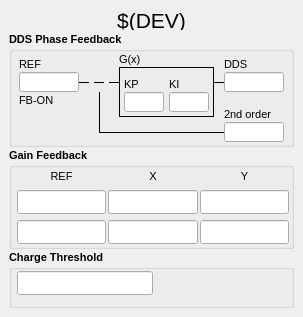
<?xml version="1.0" encoding="UTF-8"?>
<ui version="4.0">
 <class>MainWindow</class>
 <widget class="QMainWindow" name="MainWindow">
  <property name="geometry">
   <rect>
    <x>0</x>
    <y>0</y>
    <width>303</width>
    <height>299</height>
   </rect>
  </property>
  <property name="sizePolicy">
   <sizepolicy hsizetype="Fixed" vsizetype="Fixed">
    <horstretch>0</horstretch>
    <verstretch>0</verstretch>
   </sizepolicy>
  </property>
  <property name="minimumSize">
   <size>
    <width>303</width>
    <height>0</height>
   </size>
  </property>
  <property name="maximumSize">
   <size>
    <width>16777215</width>
    <height>16777215</height>
   </size>
  </property>
  <property name="windowTitle">
   <string>MainWindow</string>
  </property>
  <property name="Title" stdset="0">
   <string>$(DEV)</string>
  </property>
  <widget class="QWidget" name="centralwidget">
   <property name="sizePolicy">
    <sizepolicy hsizetype="Expanding" vsizetype="Expanding">
     <horstretch>0</horstretch>
     <verstretch>0</verstretch>
    </sizepolicy>
   </property>
   <property name="minimumSize">
    <size>
     <width>0</width>
     <height>0</height>
    </size>
   </property>
   <property name="maximumSize">
    <size>
     <width>16777215</width>
     <height>16777215</height>
    </size>
   </property>
   <layout class="QVBoxLayout" name="verticalLayout">
    <property name="spacing">
     <number>1</number>
    </property>
    <item>
     <spacer name="verticalSpacer">
      <property name="orientation">
       <enum>Qt::Vertical</enum>
      </property>
      <property name="sizeType">
       <enum>QSizePolicy::Fixed</enum>
      </property>
      <property name="sizeHint" stdset="0">
       <size>
        <width>20</width>
        <height>1</height>
       </size>
      </property>
     </spacer>
    </item>
    <item>
     <widget class="caLabel" name="caLabel_0">
      <property name="sizePolicy">
       <sizepolicy hsizetype="Expanding" vsizetype="Fixed">
        <horstretch>0</horstretch>
        <verstretch>0</verstretch>
       </sizepolicy>
      </property>
      <property name="minimumSize">
       <size>
        <width>200</width>
        <height>20</height>
       </size>
      </property>
      <property name="maximumSize">
       <size>
        <width>16777215</width>
        <height>16777215</height>
       </size>
      </property>
      <property name="sizeIncrement">
       <size>
        <width>1</width>
        <height>1</height>
       </size>
      </property>
      <property name="baseSize">
       <size>
        <width>380</width>
        <height>20</height>
       </size>
      </property>
      <property name="font">
       <font>
        <pointsize>16</pointsize>
        <weight>50</weight>
        <bold>false</bold>
       </font>
      </property>
      <property name="frameShape">
       <enum>QFrame::NoFrame</enum>
      </property>
      <property name="text">
       <string>$(DEV)</string>
      </property>
      <property name="textFormat">
       <enum>Qt::LogText</enum>
      </property>
      <property name="scaledContents">
       <bool>false</bool>
      </property>
      <property name="alignment">
       <set>Qt::AlignAbsolute|Qt::AlignCenter|Qt::AlignHCenter|Qt::AlignVCenter</set>
      </property>
      <property name="lateralBorderWidth">
       <double>2.000000000000000</double>
      </property>
      <property name="fontScaleMode">
       <enum>ESimpleLabel::Height</enum>
      </property>
      <property name="foreground">
       <color>
        <red>0</red>
        <green>0</green>
        <blue>0</blue>
       </color>
      </property>
      <property name="background">
       <color alpha="0">
        <red>255</red>
        <green>255</green>
        <blue>255</blue>
       </color>
      </property>
     </widget>
    </item>
    <item>
     <spacer name="verticalSpacer_2">
      <property name="orientation">
       <enum>Qt::Vertical</enum>
      </property>
      <property name="sizeType">
       <enum>QSizePolicy::Fixed</enum>
      </property>
      <property name="sizeHint" stdset="0">
       <size>
        <width>20</width>
        <height>1</height>
       </size>
      </property>
     </spacer>
    </item>
    <item>
     <widget class="QGroupBox" name="groupBox">
      <property name="sizePolicy">
       <sizepolicy hsizetype="Fixed" vsizetype="Fixed">
        <horstretch>0</horstretch>
        <verstretch>0</verstretch>
       </sizepolicy>
      </property>
      <property name="minimumSize">
       <size>
        <width>285</width>
        <height>115</height>
       </size>
      </property>
      <property name="maximumSize">
       <size>
        <width>16777215</width>
        <height>16777215</height>
       </size>
      </property>
      <property name="font">
       <font>
        <pointsize>8</pointsize>
        <weight>75</weight>
        <bold>true</bold>
       </font>
      </property>
      <property name="title">
       <string>DDS Phase Feedback</string>
      </property>
      <widget class="caLineEdit" name="caLineEdit_0">
       <property name="geometry">
        <rect>
         <x>215</x>
         <y>90</y>
         <width>60</width>
         <height>20</height>
        </rect>
       </property>
       <property name="minimumSize">
        <size>
         <width>60</width>
         <height>0</height>
        </size>
       </property>
       <property name="sizeIncrement">
        <size>
         <width>0</width>
         <height>0</height>
        </size>
       </property>
       <property name="font">
        <font>
         <family>Lucida Sans Typewriter</family>
         <pointsize>8</pointsize>
        </font>
       </property>
       <property name="alignment">
        <set>Qt::AlignAbsolute|Qt::AlignRight|Qt::AlignTrailing|Qt::AlignVCenter</set>
       </property>
       <property name="channel" stdset="0">
        <string>$(DEV):PH-TOP-R</string>
       </property>
       <property name="foreground">
        <color>
         <red>0</red>
         <green>0</green>
         <blue>0</blue>
        </color>
       </property>
       <property name="background">
        <color>
         <red>187</red>
         <green>187</green>
         <blue>187</blue>
        </color>
       </property>
       <property name="colorMode">
        <enum>caLineEdit::Static</enum>
       </property>
       <property name="precisionMode">
        <enum>caLineEdit::Channel</enum>
       </property>
       <property name="limitsMode">
        <enum>caLineEdit::Channel</enum>
       </property>
       <property name="maxValue">
        <double>1.000000000000000</double>
       </property>
       <property name="minValue">
        <double>0.000000000000000</double>
       </property>
       <property name="fontScaleMode">
        <enum>caLineEdit::None</enum>
       </property>
       <property name="formatType">
        <enum>caLineEdit::decimal</enum>
       </property>
      </widget>
      <widget class="caLineEdit" name="caLineEdit_1">
       <property name="geometry">
        <rect>
         <x>215</x>
         <y>40</y>
         <width>60</width>
         <height>20</height>
        </rect>
       </property>
       <property name="sizePolicy">
        <sizepolicy hsizetype="Fixed" vsizetype="Fixed">
         <horstretch>0</horstretch>
         <verstretch>0</verstretch>
        </sizepolicy>
       </property>
       <property name="minimumSize">
        <size>
         <width>60</width>
         <height>20</height>
        </size>
       </property>
       <property name="maximumSize">
        <size>
         <width>16777214</width>
         <height>16777215</height>
        </size>
       </property>
       <property name="font">
        <font>
         <family>Lucida Sans Typewriter</family>
         <pointsize>8</pointsize>
        </font>
       </property>
       <property name="alignment">
        <set>Qt::AlignAbsolute|Qt::AlignRight|Qt::AlignTrailing|Qt::AlignVCenter</set>
       </property>
       <property name="channel" stdset="0">
        <string notr="true">$(DEV):DDS-PHASE-RD</string>
       </property>
       <property name="foreground">
        <color>
         <red>0</red>
         <green>0</green>
         <blue>0</blue>
        </color>
       </property>
       <property name="background">
        <color>
         <red>187</red>
         <green>187</green>
         <blue>187</blue>
        </color>
       </property>
       <property name="colorMode">
        <enum>caLineEdit::Static</enum>
       </property>
       <property name="precisionMode">
        <enum>caLineEdit::Channel</enum>
       </property>
       <property name="limitsMode">
        <enum>caLineEdit::Channel</enum>
       </property>
       <property name="maxValue">
        <double>1.000000000000000</double>
       </property>
       <property name="minValue">
        <double>0.000000000000000</double>
       </property>
       <property name="fontScaleMode">
        <enum>caLineEdit::None</enum>
       </property>
       <property name="formatType">
        <enum>caLineEdit::decimal</enum>
       </property>
      </widget>
      <widget class="caGraphics" name="caGraphics_0">
       <property name="geometry">
        <rect>
         <x>80</x>
         <y>40</y>
         <width>20</width>
         <height>20</height>
        </rect>
       </property>
       <property name="foreground">
        <color>
         <red>0</red>
         <green>0</green>
         <blue>0</blue>
        </color>
       </property>
       <property name="linestyle" stdset="0">
        <enum>caGraphics::Solid</enum>
       </property>
       <property name="lineColor">
        <color>
         <red>0</red>
         <green>0</green>
         <blue>0</blue>
        </color>
       </property>
       <property name="form">
        <enum>caGraphics::Circle</enum>
       </property>
       <property name="background" stdset="0">
        <color alpha="0">
         <red>0</red>
         <green>0</green>
         <blue>0</blue>
        </color>
       </property>
      </widget>
      <widget class="Line" name="line_42">
       <property name="geometry">
        <rect>
         <x>90</x>
         <y>95</y>
         <width>125</width>
         <height>10</height>
        </rect>
       </property>
       <property name="frameShadow">
        <enum>QFrame::Plain</enum>
       </property>
       <property name="lineWidth">
        <number>1</number>
       </property>
       <property name="orientation">
        <enum>Qt::Horizontal</enum>
       </property>
      </widget>
      <widget class="Line" name="line_49">
       <property name="geometry">
        <rect>
         <x>85</x>
         <y>60</y>
         <width>10</width>
         <height>40</height>
        </rect>
       </property>
       <property name="frameShadow">
        <enum>QFrame::Plain</enum>
       </property>
       <property name="lineWidth">
        <number>1</number>
       </property>
       <property name="orientation">
        <enum>Qt::Vertical</enum>
       </property>
      </widget>
      <widget class="Line" name="line_34">
       <property name="geometry">
        <rect>
         <x>205</x>
         <y>45</y>
         <width>10</width>
         <height>10</height>
        </rect>
       </property>
       <property name="frameShadow">
        <enum>QFrame::Plain</enum>
       </property>
       <property name="lineWidth">
        <number>1</number>
       </property>
       <property name="orientation">
        <enum>Qt::Horizontal</enum>
       </property>
      </widget>
      <widget class="Line" name="line_35">
       <property name="geometry">
        <rect>
         <x>100</x>
         <y>45</y>
         <width>10</width>
         <height>10</height>
        </rect>
       </property>
       <property name="frameShadow">
        <enum>QFrame::Plain</enum>
       </property>
       <property name="lineWidth">
        <number>1</number>
       </property>
       <property name="orientation">
        <enum>Qt::Horizontal</enum>
       </property>
      </widget>
      <widget class="Line" name="line_36">
       <property name="geometry">
        <rect>
         <x>70</x>
         <y>45</y>
         <width>10</width>
         <height>10</height>
        </rect>
       </property>
       <property name="frameShadow">
        <enum>QFrame::Plain</enum>
       </property>
       <property name="lineWidth">
        <number>1</number>
       </property>
       <property name="orientation">
        <enum>Qt::Horizontal</enum>
       </property>
      </widget>
      <widget class="Line" name="line_37">
       <property name="geometry">
        <rect>
         <x>85</x>
         <y>45</y>
         <width>10</width>
         <height>10</height>
        </rect>
       </property>
       <property name="frameShadow">
        <enum>QFrame::Plain</enum>
       </property>
       <property name="lineWidth">
        <number>1</number>
       </property>
       <property name="orientation">
        <enum>Qt::Horizontal</enum>
       </property>
      </widget>
      <widget class="QLabel" name="label_32">
       <property name="geometry">
        <rect>
         <x>215</x>
         <y>25</y>
         <width>60</width>
         <height>15</height>
        </rect>
       </property>
       <property name="sizePolicy">
        <sizepolicy hsizetype="Preferred" vsizetype="Fixed">
         <horstretch>0</horstretch>
         <verstretch>0</verstretch>
        </sizepolicy>
       </property>
       <property name="minimumSize">
        <size>
         <width>0</width>
         <height>15</height>
        </size>
       </property>
       <property name="font">
        <font>
         <weight>50</weight>
         <bold>false</bold>
        </font>
       </property>
       <property name="text">
        <string>DDS</string>
       </property>
       <property name="alignment">
        <set>Qt::AlignLeading|Qt::AlignLeft|Qt::AlignVCenter</set>
       </property>
      </widget>
      <widget class="QLabel" name="label_33">
       <property name="geometry">
        <rect>
         <x>215</x>
         <y>75</y>
         <width>60</width>
         <height>15</height>
        </rect>
       </property>
       <property name="sizePolicy">
        <sizepolicy hsizetype="Preferred" vsizetype="Fixed">
         <horstretch>0</horstretch>
         <verstretch>0</verstretch>
        </sizepolicy>
       </property>
       <property name="minimumSize">
        <size>
         <width>0</width>
         <height>15</height>
        </size>
       </property>
       <property name="font">
        <font>
         <weight>50</weight>
         <bold>false</bold>
        </font>
       </property>
       <property name="text">
        <string>2nd order</string>
       </property>
       <property name="alignment">
        <set>Qt::AlignLeading|Qt::AlignLeft|Qt::AlignVCenter</set>
       </property>
      </widget>
      <widget class="QLabel" name="label_36">
       <property name="geometry">
        <rect>
         <x>110</x>
         <y>20</y>
         <width>40</width>
         <height>15</height>
        </rect>
       </property>
       <property name="sizePolicy">
        <sizepolicy hsizetype="Preferred" vsizetype="Fixed">
         <horstretch>0</horstretch>
         <verstretch>0</verstretch>
        </sizepolicy>
       </property>
       <property name="minimumSize">
        <size>
         <width>0</width>
         <height>15</height>
        </size>
       </property>
       <property name="font">
        <font>
         <weight>50</weight>
         <bold>false</bold>
        </font>
       </property>
       <property name="text">
        <string>G(x)</string>
       </property>
       <property name="alignment">
        <set>Qt::AlignLeading|Qt::AlignLeft|Qt::AlignVCenter</set>
       </property>
      </widget>
      <widget class="QLabel" name="label_37">
       <property name="geometry">
        <rect>
         <x>10</x>
         <y>25</y>
         <width>40</width>
         <height>15</height>
        </rect>
       </property>
       <property name="sizePolicy">
        <sizepolicy hsizetype="Preferred" vsizetype="Fixed">
         <horstretch>0</horstretch>
         <verstretch>0</verstretch>
        </sizepolicy>
       </property>
       <property name="minimumSize">
        <size>
         <width>0</width>
         <height>15</height>
        </size>
       </property>
       <property name="font">
        <font>
         <weight>50</weight>
         <bold>false</bold>
        </font>
       </property>
       <property name="text">
        <string>REF</string>
       </property>
       <property name="alignment">
        <set>Qt::AlignLeading|Qt::AlignLeft|Qt::AlignVCenter</set>
       </property>
      </widget>
      <widget class="QLabel" name="label_38">
       <property name="geometry">
        <rect>
         <x>10</x>
         <y>60</y>
         <width>56</width>
         <height>16</height>
        </rect>
       </property>
       <property name="sizePolicy">
        <sizepolicy hsizetype="Preferred" vsizetype="Fixed">
         <horstretch>0</horstretch>
         <verstretch>0</verstretch>
        </sizepolicy>
       </property>
       <property name="minimumSize">
        <size>
         <width>0</width>
         <height>15</height>
        </size>
       </property>
       <property name="font">
        <font>
         <weight>50</weight>
         <bold>false</bold>
        </font>
       </property>
       <property name="text">
        <string>FB-ON</string>
       </property>
       <property name="alignment">
        <set>Qt::AlignLeading|Qt::AlignLeft|Qt::AlignVCenter</set>
       </property>
      </widget>
      <widget class="QFrame" name="frame_12">
       <property name="geometry">
        <rect>
         <x>110</x>
         <y>35</y>
         <width>95</width>
         <height>50</height>
        </rect>
       </property>
       <property name="frameShape">
        <enum>QFrame::Box</enum>
       </property>
       <property name="frameShadow">
        <enum>QFrame::Plain</enum>
       </property>
       <widget class="QLabel" name="label_34">
        <property name="geometry">
         <rect>
          <x>5</x>
          <y>10</y>
          <width>40</width>
          <height>15</height>
         </rect>
        </property>
        <property name="sizePolicy">
         <sizepolicy hsizetype="Preferred" vsizetype="Fixed">
          <horstretch>0</horstretch>
          <verstretch>0</verstretch>
         </sizepolicy>
        </property>
        <property name="minimumSize">
         <size>
          <width>0</width>
          <height>15</height>
         </size>
        </property>
        <property name="font">
         <font>
          <weight>50</weight>
          <bold>false</bold>
         </font>
        </property>
        <property name="text">
         <string>KP</string>
        </property>
        <property name="alignment">
         <set>Qt::AlignLeading|Qt::AlignLeft|Qt::AlignVCenter</set>
        </property>
       </widget>
       <widget class="QLabel" name="label_35">
        <property name="geometry">
         <rect>
          <x>50</x>
          <y>10</y>
          <width>40</width>
          <height>15</height>
         </rect>
        </property>
        <property name="sizePolicy">
         <sizepolicy hsizetype="Preferred" vsizetype="Fixed">
          <horstretch>0</horstretch>
          <verstretch>0</verstretch>
         </sizepolicy>
        </property>
        <property name="minimumSize">
         <size>
          <width>0</width>
          <height>15</height>
         </size>
        </property>
        <property name="font">
         <font>
          <weight>50</weight>
          <bold>false</bold>
         </font>
        </property>
        <property name="text">
         <string>KI</string>
        </property>
        <property name="alignment">
         <set>Qt::AlignLeading|Qt::AlignLeft|Qt::AlignVCenter</set>
        </property>
       </widget>
       <widget class="caLineEdit" name="caLineEdit_8">
        <property name="geometry">
         <rect>
          <x>50</x>
          <y>25</y>
          <width>40</width>
          <height>20</height>
         </rect>
        </property>
        <property name="minimumSize">
         <size>
          <width>40</width>
          <height>0</height>
         </size>
        </property>
        <property name="font">
         <font>
          <family>Lucida Sans Typewriter</family>
          <pointsize>8</pointsize>
         </font>
        </property>
        <property name="alignment">
         <set>Qt::AlignAbsolute|Qt::AlignRight|Qt::AlignTrailing|Qt::AlignVCenter</set>
        </property>
        <property name="channel" stdset="0">
         <string notr="true">$(DEV):PHASE-FB-KI-RD</string>
        </property>
        <property name="foreground">
         <color>
          <red>0</red>
          <green>0</green>
          <blue>0</blue>
         </color>
        </property>
        <property name="background">
         <color>
          <red>187</red>
          <green>187</green>
          <blue>187</blue>
         </color>
        </property>
        <property name="colorMode">
         <enum>caLineEdit::Static</enum>
        </property>
        <property name="precision">
         <number>2</number>
        </property>
        <property name="precisionMode">
         <enum>caLineEdit::User</enum>
        </property>
        <property name="limitsMode">
         <enum>caLineEdit::Channel</enum>
        </property>
        <property name="maxValue">
         <double>1.000000000000000</double>
        </property>
        <property name="minValue">
         <double>0.000000000000000</double>
        </property>
        <property name="fontScaleMode">
         <enum>caLineEdit::None</enum>
        </property>
        <property name="formatType">
         <enum>caLineEdit::decimal</enum>
        </property>
       </widget>
       <widget class="caLineEdit" name="caLineEdit_9">
        <property name="geometry">
         <rect>
          <x>5</x>
          <y>25</y>
          <width>40</width>
          <height>20</height>
         </rect>
        </property>
        <property name="minimumSize">
         <size>
          <width>40</width>
          <height>0</height>
         </size>
        </property>
        <property name="font">
         <font>
          <family>Lucida Sans Typewriter</family>
          <pointsize>8</pointsize>
         </font>
        </property>
        <property name="alignment">
         <set>Qt::AlignAbsolute|Qt::AlignRight|Qt::AlignTrailing|Qt::AlignVCenter</set>
        </property>
        <property name="channel" stdset="0">
         <string notr="true">$(DEV):PHASE-FB-KP-RD</string>
        </property>
        <property name="foreground">
         <color>
          <red>0</red>
          <green>0</green>
          <blue>0</blue>
         </color>
        </property>
        <property name="background">
         <color>
          <red>187</red>
          <green>187</green>
          <blue>187</blue>
         </color>
        </property>
        <property name="colorMode">
         <enum>caLineEdit::Static</enum>
        </property>
        <property name="precision">
         <number>2</number>
        </property>
        <property name="precisionMode">
         <enum>caLineEdit::User</enum>
        </property>
        <property name="limitsMode">
         <enum>caLineEdit::Channel</enum>
        </property>
        <property name="maxValue">
         <double>1.000000000000000</double>
        </property>
        <property name="minValue">
         <double>0.000000000000000</double>
        </property>
        <property name="fontScaleMode">
         <enum>caLineEdit::None</enum>
        </property>
        <property name="formatType">
         <enum>caLineEdit::decimal</enum>
        </property>
       </widget>
      </widget>
      <widget class="caLineEdit" name="caLineEdit_4">
       <property name="geometry">
        <rect>
         <x>10</x>
         <y>40</y>
         <width>60</width>
         <height>20</height>
        </rect>
       </property>
       <property name="sizePolicy">
        <sizepolicy hsizetype="Fixed" vsizetype="Fixed">
         <horstretch>0</horstretch>
         <verstretch>0</verstretch>
        </sizepolicy>
       </property>
       <property name="minimumSize">
        <size>
         <width>60</width>
         <height>20</height>
        </size>
       </property>
       <property name="maximumSize">
        <size>
         <width>16777214</width>
         <height>16777215</height>
        </size>
       </property>
       <property name="font">
        <font>
         <family>Lucida Sans Typewriter</family>
         <pointsize>8</pointsize>
        </font>
       </property>
       <property name="alignment">
        <set>Qt::AlignAbsolute|Qt::AlignRight|Qt::AlignTrailing|Qt::AlignVCenter</set>
       </property>
       <property name="channel" stdset="0">
        <string notr="true">$(DEV):PHASE-FB-REF-RD</string>
       </property>
       <property name="foreground">
        <color>
         <red>0</red>
         <green>0</green>
         <blue>0</blue>
        </color>
       </property>
       <property name="background">
        <color>
         <red>187</red>
         <green>187</green>
         <blue>187</blue>
        </color>
       </property>
       <property name="colorMode">
        <enum>caLineEdit::Static</enum>
       </property>
       <property name="precisionMode">
        <enum>caLineEdit::Channel</enum>
       </property>
       <property name="limitsMode">
        <enum>caLineEdit::Channel</enum>
       </property>
       <property name="maxValue">
        <double>1.000000000000000</double>
       </property>
       <property name="minValue">
        <double>0.000000000000000</double>
       </property>
       <property name="fontScaleMode">
        <enum>caLineEdit::None</enum>
       </property>
       <property name="formatType">
        <enum>caLineEdit::decimal</enum>
       </property>
      </widget>
      <widget class="caLed" name="caled">
       <property name="geometry">
        <rect>
         <x>10</x>
         <y>80</y>
         <width>30</width>
         <height>30</height>
        </rect>
       </property>
       <property name="channel" stdset="0">
        <string notr="true">$(DEV):PHASE-FB-ON-RD</string>
       </property>
       <property name="trueColor">
        <color>
         <red>0</red>
         <green>170</green>
         <blue>0</blue>
        </color>
       </property>
      </widget>
     </widget>
    </item>
    <item>
     <widget class="QGroupBox" name="groupBox_3">
      <property name="sizePolicy">
       <sizepolicy hsizetype="Fixed" vsizetype="Fixed">
        <horstretch>0</horstretch>
        <verstretch>0</verstretch>
       </sizepolicy>
      </property>
      <property name="minimumSize">
       <size>
        <width>285</width>
        <height>0</height>
       </size>
      </property>
      <property name="font">
       <font>
        <pointsize>8</pointsize>
        <weight>75</weight>
        <bold>true</bold>
       </font>
      </property>
      <property name="title">
       <string>Gain Feedback</string>
      </property>
      <layout class="QGridLayout" name="gridLayout_2">
       <property name="leftMargin">
        <number>5</number>
       </property>
       <property name="topMargin">
        <number>2</number>
       </property>
       <property name="rightMargin">
        <number>2</number>
       </property>
       <property name="bottomMargin">
        <number>2</number>
       </property>
       <property name="horizontalSpacing">
        <number>2</number>
       </property>
       <item row="0" column="0">
        <widget class="QLabel" name="label_46">
         <property name="sizePolicy">
          <sizepolicy hsizetype="Preferred" vsizetype="Fixed">
           <horstretch>0</horstretch>
           <verstretch>0</verstretch>
          </sizepolicy>
         </property>
         <property name="minimumSize">
          <size>
           <width>0</width>
           <height>15</height>
          </size>
         </property>
         <property name="font">
          <font>
           <weight>50</weight>
           <bold>false</bold>
          </font>
         </property>
         <property name="text">
          <string>REF</string>
         </property>
         <property name="alignment">
          <set>Qt::AlignCenter</set>
         </property>
        </widget>
       </item>
       <item row="0" column="1">
        <widget class="QLabel" name="label_47">
         <property name="sizePolicy">
          <sizepolicy hsizetype="Preferred" vsizetype="Fixed">
           <horstretch>0</horstretch>
           <verstretch>0</verstretch>
          </sizepolicy>
         </property>
         <property name="minimumSize">
          <size>
           <width>0</width>
           <height>15</height>
          </size>
         </property>
         <property name="font">
          <font>
           <weight>50</weight>
           <bold>false</bold>
          </font>
         </property>
         <property name="text">
          <string>X</string>
         </property>
         <property name="alignment">
          <set>Qt::AlignCenter</set>
         </property>
        </widget>
       </item>
       <item row="0" column="2">
        <widget class="QLabel" name="label_48">
         <property name="sizePolicy">
          <sizepolicy hsizetype="Preferred" vsizetype="Fixed">
           <horstretch>0</horstretch>
           <verstretch>0</verstretch>
          </sizepolicy>
         </property>
         <property name="minimumSize">
          <size>
           <width>0</width>
           <height>15</height>
          </size>
         </property>
         <property name="font">
          <font>
           <weight>50</weight>
           <bold>false</bold>
          </font>
         </property>
         <property name="text">
          <string>Y</string>
         </property>
         <property name="alignment">
          <set>Qt::AlignCenter</set>
         </property>
        </widget>
       </item>
       <item row="2" column="2">
        <widget class="caLineEdit" name="calineedit_3">
         <property name="minimumSize">
          <size>
           <width>0</width>
           <height>20</height>
          </size>
         </property>
         <property name="font">
          <font>
           <family>Lucida Sans Typewriter</family>
           <pointsize>8</pointsize>
          </font>
         </property>
         <property name="alignment">
          <set>Qt::AlignRight|Qt::AlignTrailing|Qt::AlignVCenter</set>
         </property>
         <property name="channel" stdset="0">
          <string notr="true">$(DEV):Y-GAIN-FB-VAL-RD</string>
         </property>
         <property name="background">
          <color>
           <red>187</red>
           <green>187</green>
           <blue>187</blue>
          </color>
         </property>
         <property name="colorMode">
          <enum>caLineEdit::Static</enum>
         </property>
         <property name="fontScaleMode">
          <enum>caLineEdit::None</enum>
         </property>
        </widget>
       </item>
       <item row="2" column="1">
        <widget class="caLineEdit" name="calineedit_2">
         <property name="minimumSize">
          <size>
           <width>0</width>
           <height>20</height>
          </size>
         </property>
         <property name="font">
          <font>
           <family>Lucida Sans Typewriter</family>
           <pointsize>8</pointsize>
          </font>
         </property>
         <property name="alignment">
          <set>Qt::AlignRight|Qt::AlignTrailing|Qt::AlignVCenter</set>
         </property>
         <property name="channel" stdset="0">
          <string notr="true">$(DEV):X-GAIN-FB-VAL-RD</string>
         </property>
         <property name="background">
          <color>
           <red>187</red>
           <green>187</green>
           <blue>187</blue>
          </color>
         </property>
         <property name="colorMode">
          <enum>caLineEdit::Static</enum>
         </property>
         <property name="fontScaleMode">
          <enum>caLineEdit::None</enum>
         </property>
        </widget>
       </item>
       <item row="2" column="0">
        <widget class="caLineEdit" name="calineedit">
         <property name="minimumSize">
          <size>
           <width>0</width>
           <height>20</height>
          </size>
         </property>
         <property name="font">
          <font>
           <family>Lucida Sans Typewriter</family>
           <pointsize>8</pointsize>
          </font>
         </property>
         <property name="alignment">
          <set>Qt::AlignRight|Qt::AlignTrailing|Qt::AlignVCenter</set>
         </property>
         <property name="channel" stdset="0">
          <string notr="true">$(DEV):REF-GAIN-FB-VAL-RD</string>
         </property>
         <property name="background">
          <color>
           <red>187</red>
           <green>187</green>
           <blue>187</blue>
          </color>
         </property>
         <property name="colorMode">
          <enum>caLineEdit::Static</enum>
         </property>
         <property name="fontScaleMode">
          <enum>caLineEdit::None</enum>
         </property>
        </widget>
       </item>
       <item row="1" column="0">
        <widget class="caLineEdit" name="calineedit_4">
         <property name="minimumSize">
          <size>
           <width>0</width>
           <height>20</height>
          </size>
         </property>
         <property name="font">
          <font>
           <family>Lucida Sans Typewriter</family>
           <pointsize>8</pointsize>
          </font>
         </property>
         <property name="alignment">
          <set>Qt::AlignRight|Qt::AlignTrailing|Qt::AlignVCenter</set>
         </property>
         <property name="channel" stdset="0">
          <string notr="true">$(DEV):REF-GAIN-FB-ON-RD</string>
         </property>
         <property name="background">
          <color>
           <red>187</red>
           <green>187</green>
           <blue>187</blue>
          </color>
         </property>
         <property name="colorMode">
          <enum>caLineEdit::Static</enum>
         </property>
         <property name="fontScaleMode">
          <enum>caLineEdit::None</enum>
         </property>
        </widget>
       </item>
       <item row="1" column="1">
        <widget class="caLineEdit" name="calineedit_5">
         <property name="minimumSize">
          <size>
           <width>0</width>
           <height>20</height>
          </size>
         </property>
         <property name="font">
          <font>
           <family>Lucida Sans Typewriter</family>
           <pointsize>8</pointsize>
          </font>
         </property>
         <property name="alignment">
          <set>Qt::AlignRight|Qt::AlignTrailing|Qt::AlignVCenter</set>
         </property>
         <property name="channel" stdset="0">
          <string notr="true">$(DEV):X-GAIN-FB-ON-RD</string>
         </property>
         <property name="background">
          <color>
           <red>187</red>
           <green>187</green>
           <blue>187</blue>
          </color>
         </property>
         <property name="colorMode">
          <enum>caLineEdit::Static</enum>
         </property>
         <property name="fontScaleMode">
          <enum>caLineEdit::None</enum>
         </property>
        </widget>
       </item>
       <item row="1" column="2">
        <widget class="caLineEdit" name="calineedit_6">
         <property name="minimumSize">
          <size>
           <width>0</width>
           <height>20</height>
          </size>
         </property>
         <property name="font">
          <font>
           <family>Lucida Sans Typewriter</family>
           <pointsize>8</pointsize>
          </font>
         </property>
         <property name="alignment">
          <set>Qt::AlignRight|Qt::AlignTrailing|Qt::AlignVCenter</set>
         </property>
         <property name="channel" stdset="0">
          <string notr="true">$(DEV):Y-GAIN-FB-ON-RD</string>
         </property>
         <property name="background">
          <color>
           <red>187</red>
           <green>187</green>
           <blue>187</blue>
          </color>
         </property>
         <property name="colorMode">
          <enum>caLineEdit::Static</enum>
         </property>
         <property name="fontScaleMode">
          <enum>caLineEdit::None</enum>
         </property>
        </widget>
       </item>
      </layout>
     </widget>
    </item>
    <item>
     <widget class="QGroupBox" name="groupBox_4">
      <property name="sizePolicy">
       <sizepolicy hsizetype="Fixed" vsizetype="Fixed">
        <horstretch>0</horstretch>
        <verstretch>0</verstretch>
       </sizepolicy>
      </property>
      <property name="minimumSize">
       <size>
        <width>285</width>
        <height>0</height>
       </size>
      </property>
      <property name="font">
       <font>
        <pointsize>8</pointsize>
        <weight>75</weight>
        <bold>true</bold>
       </font>
      </property>
      <property name="title">
       <string>Charge Threshold</string>
      </property>
      <layout class="QGridLayout" name="gridLayout_3">
       <property name="leftMargin">
        <number>5</number>
       </property>
       <property name="topMargin">
        <number>2</number>
       </property>
       <property name="rightMargin">
        <number>2</number>
       </property>
       <property name="bottomMargin">
        <number>10</number>
       </property>
       <property name="horizontalSpacing">
        <number>2</number>
       </property>
       <item row="0" column="1">
        <spacer name="horizontalSpacer">
         <property name="orientation">
          <enum>Qt::Horizontal</enum>
         </property>
         <property name="sizeHint" stdset="0">
          <size>
           <width>40</width>
           <height>20</height>
          </size>
         </property>
        </spacer>
       </item>
       <item row="0" column="0">
        <widget class="caLineEdit" name="calineedit_7">
         <property name="minimumSize">
          <size>
           <width>0</width>
           <height>20</height>
          </size>
         </property>
         <property name="font">
          <font>
           <family>Lucida Sans Typewriter</family>
           <pointsize>8</pointsize>
          </font>
         </property>
         <property name="alignment">
          <set>Qt::AlignRight|Qt::AlignTrailing|Qt::AlignVCenter</set>
         </property>
         <property name="channel" stdset="0">
          <string notr="true">$(DEV):Q-FB-THR-RD</string>
         </property>
         <property name="background">
          <color>
           <red>187</red>
           <green>187</green>
           <blue>187</blue>
          </color>
         </property>
         <property name="colorMode">
          <enum>caLineEdit::Static</enum>
         </property>
         <property name="fontScaleMode">
          <enum>caLineEdit::None</enum>
         </property>
        </widget>
       </item>
      </layout>
     </widget>
    </item>
   </layout>
  </widget>
 </widget>
 <customwidgets>
  <customwidget>
   <class>caLabel</class>
   <extends>QLabel</extends>
   <header>caLabel</header>
  </customwidget>
  <customwidget>
   <class>caGraphics</class>
   <extends>QWidget</extends>
   <header>caGraphics</header>
  </customwidget>
  <customwidget>
   <class>caLed</class>
   <extends>QWidget</extends>
   <header>caLed</header>
  </customwidget>
  <customwidget>
   <class>caLineEdit</class>
   <extends>QLineEdit</extends>
   <header>caLineEdit</header>
  </customwidget>
 </customwidgets>
 <resources/>
 <connections/>
 <designerdata>
  <property name="gridDeltaX">
   <number>5</number>
  </property>
  <property name="gridDeltaY">
   <number>5</number>
  </property>
  <property name="gridSnapX">
   <bool>true</bool>
  </property>
  <property name="gridSnapY">
   <bool>true</bool>
  </property>
  <property name="gridVisible">
   <bool>true</bool>
  </property>
 </designerdata>
</ui>
